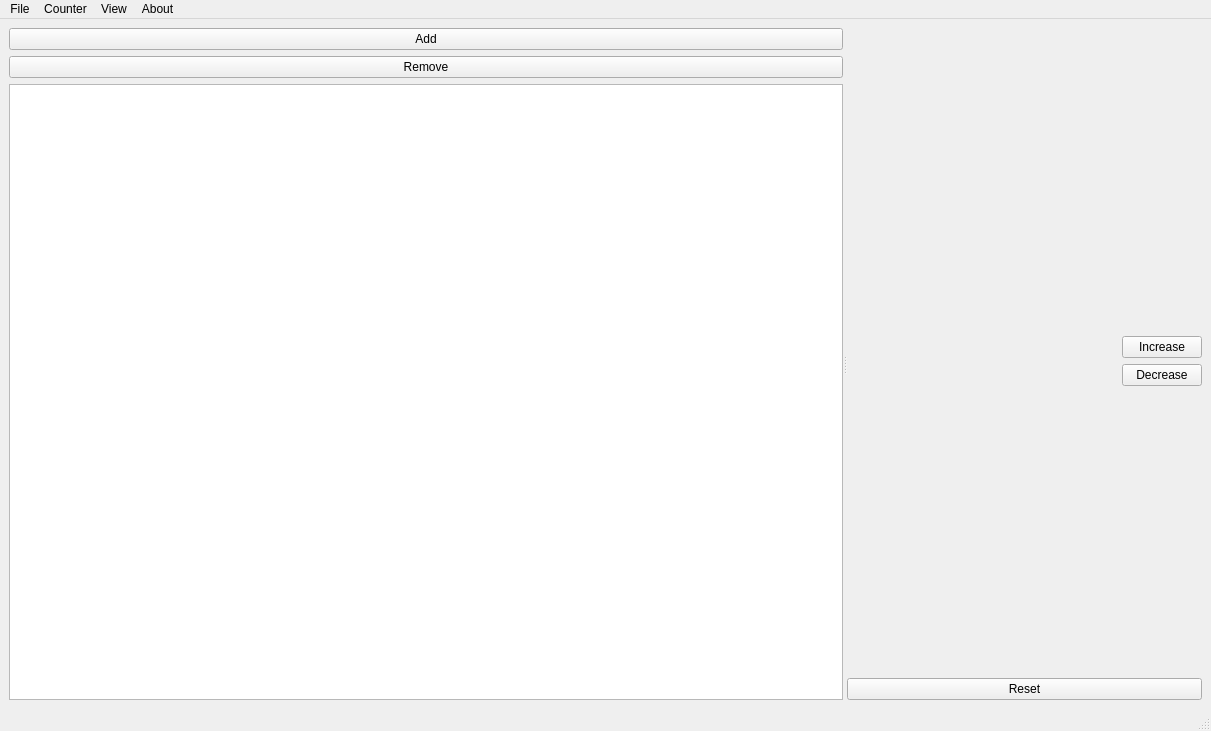
<?xml version="1.0" encoding="UTF-8"?>
<ui version="4.0">
 <class>MainWindow</class>
 <widget class="QMainWindow" name="MainWindow">
  <property name="geometry">
   <rect>
    <x>0</x>
    <y>0</y>
    <width>1211</width>
    <height>731</height>
   </rect>
  </property>
  <property name="windowTitle">
   <string>MainWindow</string>
  </property>
  <widget class="QWidget" name="centralwidget">
   <layout class="QVBoxLayout" name="verticalLayout_5">
    <item>
     <widget class="QSplitter" name="splitter">
      <property name="orientation">
       <enum>Qt::Orientation::Horizontal</enum>
      </property>
      <widget class="QWidget" name="sidePanel" native="true">
       <layout class="QVBoxLayout" name="verticalLayout">
        <property name="leftMargin">
         <number>0</number>
        </property>
        <property name="topMargin">
         <number>0</number>
        </property>
        <property name="rightMargin">
         <number>0</number>
        </property>
        <property name="bottomMargin">
         <number>0</number>
        </property>
        <item>
         <widget class="QPushButton" name="addButton">
          <property name="text">
           <string>Add</string>
          </property>
          <property name="icon">
           <iconset theme="QIcon::ThemeIcon::ListAdd"/>
          </property>
         </widget>
        </item>
        <item>
         <widget class="QPushButton" name="removeButton">
          <property name="text">
           <string>Remove</string>
          </property>
          <property name="icon">
           <iconset theme="QIcon::ThemeIcon::ListRemove"/>
          </property>
         </widget>
        </item>
        <item>
         <widget class="QListView" name="listView">
          <property name="editTriggers">
           <set>QAbstractItemView::EditTrigger::NoEditTriggers</set>
          </property>
         </widget>
        </item>
       </layout>
      </widget>
      <widget class="QWidget" name="mainWidget" native="true">
       <layout class="QVBoxLayout" name="verticalLayout_2">
        <item>
         <spacer name="verticalSpacer_2">
          <property name="orientation">
           <enum>Qt::Orientation::Vertical</enum>
          </property>
          <property name="sizeHint" stdset="0">
           <size>
            <width>20</width>
            <height>40</height>
           </size>
          </property>
         </spacer>
        </item>
        <item>
         <layout class="QHBoxLayout" name="horizontalLayout" stretch="1,0">
          <item>
           <widget class="QLabel" name="counterLabel">
            <property name="styleSheet">
             <string notr="true">font-size: 40px;</string>
            </property>
            <property name="text">
             <string/>
            </property>
            <property name="alignment">
             <set>Qt::AlignmentFlag::AlignCenter</set>
            </property>
           </widget>
          </item>
          <item>
           <layout class="QVBoxLayout" name="verticalLayout_4">
            <item>
             <widget class="QPushButton" name="increaseButton">
              <property name="text">
               <string>Increase</string>
              </property>
              <property name="icon">
               <iconset theme="QIcon::ThemeIcon::GoUp"/>
              </property>
             </widget>
            </item>
            <item>
             <widget class="QPushButton" name="decreaseButton">
              <property name="text">
               <string>Decrease</string>
              </property>
              <property name="icon">
               <iconset theme="QIcon::ThemeIcon::GoDown"/>
              </property>
             </widget>
            </item>
           </layout>
          </item>
         </layout>
        </item>
        <item>
         <layout class="QVBoxLayout" name="verticalLayout_3">
          <item>
           <spacer name="verticalSpacer">
            <property name="orientation">
             <enum>Qt::Orientation::Vertical</enum>
            </property>
            <property name="sizeHint" stdset="0">
             <size>
              <width>20</width>
              <height>40</height>
             </size>
            </property>
           </spacer>
          </item>
          <item>
           <widget class="QPushButton" name="resetButton">
            <property name="text">
             <string>Reset</string>
            </property>
            <property name="icon">
             <iconset theme="QIcon::ThemeIcon::ViewRefresh"/>
            </property>
           </widget>
          </item>
         </layout>
        </item>
       </layout>
      </widget>
     </widget>
    </item>
   </layout>
  </widget>
  <widget class="QMenuBar" name="menubar">
   <property name="geometry">
    <rect>
     <x>0</x>
     <y>0</y>
     <width>1211</width>
     <height>23</height>
    </rect>
   </property>
   <widget class="QMenu" name="menuFile">
    <property name="title">
     <string>File</string>
    </property>
    <addaction name="actionExit"/>
   </widget>
   <widget class="QMenu" name="menuCounter">
    <property name="title">
     <string>Counter</string>
    </property>
    <addaction name="actionNew"/>
    <addaction name="actionRemove"/>
    <addaction name="separator"/>
    <addaction name="actionIncrease"/>
    <addaction name="actionDecrease"/>
    <addaction name="actionReset"/>
    <addaction name="actionSet_Step"/>
   </widget>
   <widget class="QMenu" name="menuView">
    <property name="title">
     <string>View</string>
    </property>
    <addaction name="actionSide_Panel"/>
   </widget>
   <widget class="QMenu" name="menuAbout">
    <property name="title">
     <string>About</string>
    </property>
    <addaction name="actionAbout_PCS_Counter"/>
    <addaction name="actionAbout_Qt"/>
   </widget>
   <addaction name="menuFile"/>
   <addaction name="menuCounter"/>
   <addaction name="menuView"/>
   <addaction name="menuAbout"/>
  </widget>
  <widget class="QStatusBar" name="statusbar"/>
  <action name="actionExit">
   <property name="icon">
    <iconset theme="QIcon::ThemeIcon::ApplicationExit"/>
   </property>
   <property name="text">
    <string>Exit</string>
   </property>
  </action>
  <action name="actionSide_Panel">
   <property name="checkable">
    <bool>true</bool>
   </property>
   <property name="text">
    <string>Side Panel</string>
   </property>
  </action>
  <action name="actionAbout_PCS_Counter">
   <property name="icon">
    <iconset theme="QIcon::ThemeIcon::HelpAbout"/>
   </property>
   <property name="text">
    <string>About PCS Counter</string>
   </property>
  </action>
  <action name="actionAbout_Qt">
   <property name="icon">
    <iconset theme="QIcon::ThemeIcon::HelpAbout"/>
   </property>
   <property name="text">
    <string>About Qt</string>
   </property>
  </action>
  <action name="actionCopy">
   <property name="text">
    <string>Copy</string>
   </property>
  </action>
  <action name="actionPaste">
   <property name="text">
    <string>Paste</string>
   </property>
  </action>
  <action name="actionNew">
   <property name="icon">
    <iconset theme="QIcon::ThemeIcon::ListAdd"/>
   </property>
   <property name="text">
    <string>New</string>
   </property>
  </action>
  <action name="actionRemove">
   <property name="icon">
    <iconset theme="QIcon::ThemeIcon::ListRemove"/>
   </property>
   <property name="text">
    <string>Remove</string>
   </property>
  </action>
  <action name="actionIncrease">
   <property name="icon">
    <iconset theme="QIcon::ThemeIcon::GoUp"/>
   </property>
   <property name="text">
    <string>Increase</string>
   </property>
  </action>
  <action name="actionDecrease">
   <property name="icon">
    <iconset theme="QIcon::ThemeIcon::GoDown"/>
   </property>
   <property name="text">
    <string>Decrease</string>
   </property>
  </action>
  <action name="actionReset">
   <property name="icon">
    <iconset theme="QIcon::ThemeIcon::ViewRefresh"/>
   </property>
   <property name="text">
    <string>Reset</string>
   </property>
  </action>
  <action name="actionSet_Step">
   <property name="text">
    <string>Set Step</string>
   </property>
  </action>
 </widget>
 <resources/>
 <connections/>
</ui>
